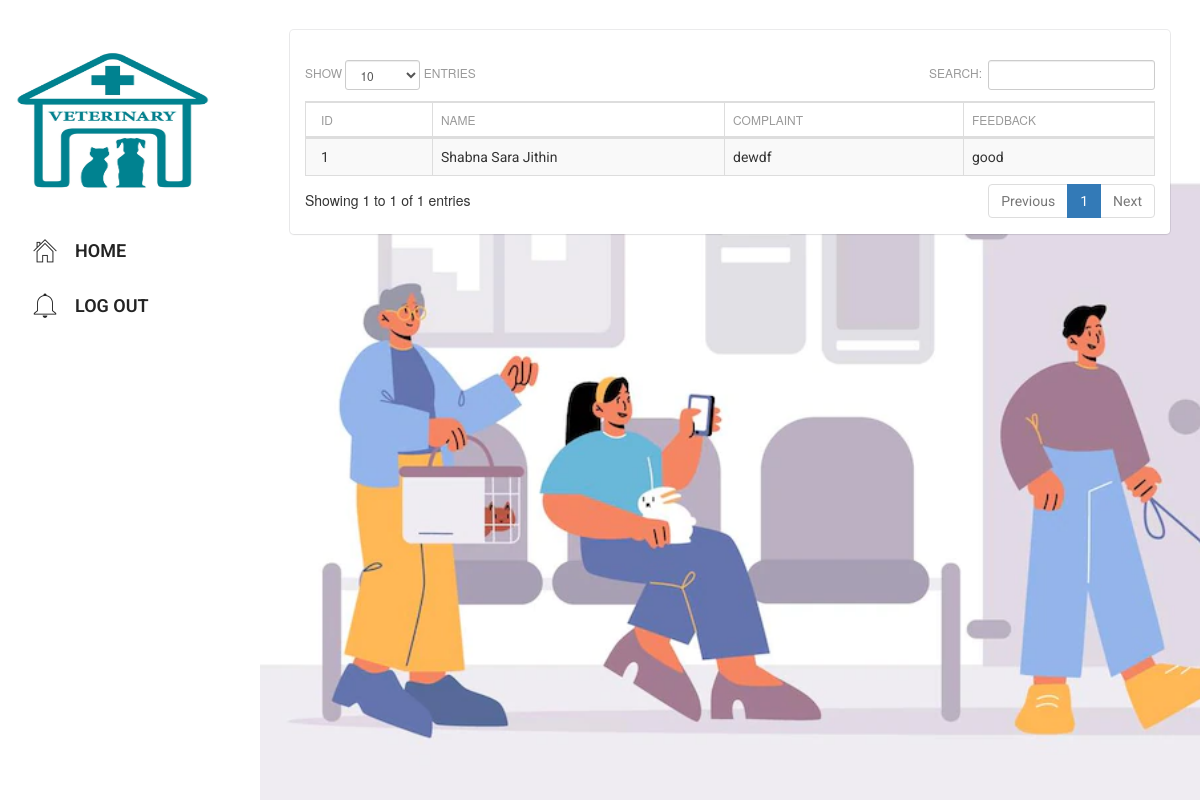
The page /php/VetAtHome/feedback_tbl/select.php on the database its author committed.
### tables this page shows
CREATE TABLE IF NOT EXISTS `feedback_tbl` (
  `id` int(11) NOT NULL AUTO_INCREMENT,
  `name` varchar(225) NOT NULL,
  `complaint` varchar(225) NOT NULL,
  `feedback` varchar(225) NOT NULL,
  PRIMARY KEY (`id`)
);

### php/VetAtHome/feedback_tbl/tables.php (called while the page is built, shortened)
<?php
$table="feedback_tbl";
?>

### php/VetAtHome/feedback_tbl/select.php (the view, shortened to what this page needs)
<?php
include("tables.php");
include("../header_inner.php");
$i=0;
?>
		<link rel="stylesheet" type="text/css" href="datatables.min.css">
<div class="">
<div class="clearfix"></div>
<table id="example" class="table table-striped table-bordered dataTable no-footer" cellspacing="0"  role="grid" aria-describedby="example_info" >
          <?php
		  include("../connection.php");
	?>
	<?php
		  $result2 = mysqli_query($con,"SHOW FIELDS FROM $table");
 echo "<thead><tr>";
while ($row2 = mysqli_fetch_array($result2))
 {
  $name=$row2['Field'];
  echo "<th>".
  str_replace('_', ' ', $name)
  ."</th>";
 $i++;
 }
 echo "
 </tr></thead>";
   echo "<tbody>";
 	$result = mysqli_query($con,"SELECT * FROM $table ");
		while($row = mysqli_fetch_array($result))
		{
		echo "<tr>";
		for($k=0;$k<$i;$k++)
		{
			if($k==30)
			{
			  $sql2 = "select *  from customer where id='$_SESSION[userid]' ";
    $result2 = mysqli_query($con, $sql2) or die("Error in Selecting " . mysqli_error($connection));
$row2 =mysqli_fetch_array($result2);
			echo "<td >  $row2[contact_person]</td>";
			}
			elseif($k==31)
			{
			echo "<td class='hiddentd'> $row[content] </td>";
			}
				elseif($k==40)
			{
			echo "<td > <img src='uploads/$row[$k]' width='100'></td>";
			}
			else
			{
			echo "<td >$row[$k]</td>";
			}
		}
			echo "
			</tr>";
		}
        ?>
        </tbody>
    </table>
    </div>

### rows shown on the page
feedback_tbl: id "1", name "Shabna Sara Jithin", complaint "dewdf", feedback "good"

### other values the page prints
str_replace('_', ' ', $name) "ID"
str_replace('_', ' ', $name) "NAME"
str_replace('_', ' ', $name) "COMPLAINT"
str_replace('_', ' ', $name) "FEEDBACK"
